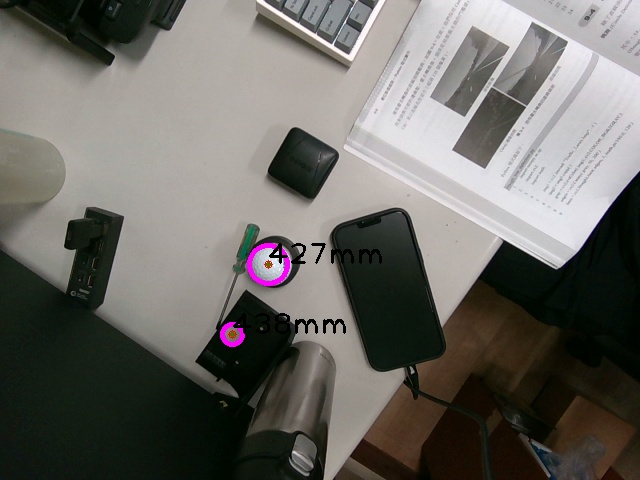
#> input picture test.jpg, 640 x 480 px
$ python realsense_depth.py
#> lines starting #> are read from the running program, lines starting #| are printed output that depends on the picture; after the words box and inside, x2 and y2 are one past the last pixel; in counts of white or black regions, pixels touching at a corner belong together
import cv2
import numpy as np


def draw_contours(img, cnts):  # conts = contours
    img = np.copy(img)
    img = cv2.drawContours(img, cnts, -1, (0, 255, 0), 2)
    return img


def draw_min_rect_circle(img, cnts):  # conts = contours
    img = np.copy(img)

    for cnt in cnts:
        x, y, w, h = cv2.boundingRect(cnt)
        cv2.rectangle(img, (x, y), (x + w, y + h), (255, 0, 0), 2)  # blue

        min_rect = cv2.minAreaRect(cnt)  # min_area_rectangle
        min_rect = np.int0(cv2.boxPoints(min_rect))
        cv2.drawContours(img, [min_rect], 0, (0, 255, 0), 2)  # green

        (x, y), radius = cv2.minEnclosingCircle(cnt)
        center, radius = (int(x), int(y)), int(radius)  # center and radius of minimum enclosing circle
        img = cv2.circle(img, center, radius, (0, 0, 255), 2)  # red
    return img


def draw_approx_hull_polygon(img, cnts):
    # img = np.copy(img)
    img = np.zeros(img.shape, dtype=np.uint8)

    cv2.drawContours(img, cnts, -1, (255, 0, 0), 2)  # blue

    min_side_len = img.shape[0] / 32  # 多边形边长的最小值 the minimum side length of polygon
    min_poly_len = img.shape[0] / 16  # 多边形周长的最小值 the minimum round length of polygon
    min_side_num = 3  # 多边形边数的最小值
    approxs = [cv2.approxPolyDP(cnt, min_side_len, True) for cnt in cnts]  # 以最小边长为限制画出多边形
    approxs = [approx for approx in approxs if cv2.arcLength(approx, True) > min_poly_len]  # 筛选出周长大于 min_poly_len 的多边形
    approxs = [approx for approx in approxs if len(approx) > min_side_num]  # 筛选出边长数大于 min_side_num 的多边形
    # Above codes are written separately for the convenience of presentation.
    cv2.polylines(img, approxs, True, (0, 255, 0), 2)  # green

    hulls = [cv2.convexHull(cnt) for cnt in cnts]
    cv2.polylines(img, hulls, True, (0, 0, 255), 2)  # red


    return img


def run():
    image = cv2.imread('test.jpg')  # a black objects on white image is better
#> image is the input picture: shape (480, 640, 3); mean B, G, R 100.9, 105.9, 107.9

    gray = cv2.cvtColor(image.copy(), cv2.COLOR_BGR2GRAY)
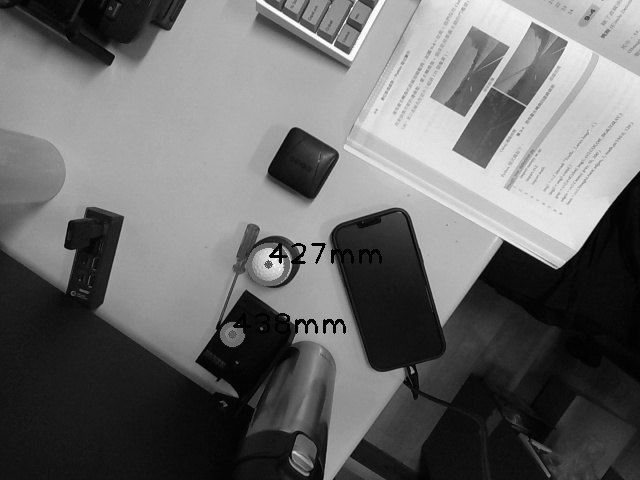
#> gray: shape (480, 640); min 0, max 254, mean 105.9
    ret, thresh = cv2.threshold(gray, 127, 255, cv2.THRESH_BINARY)
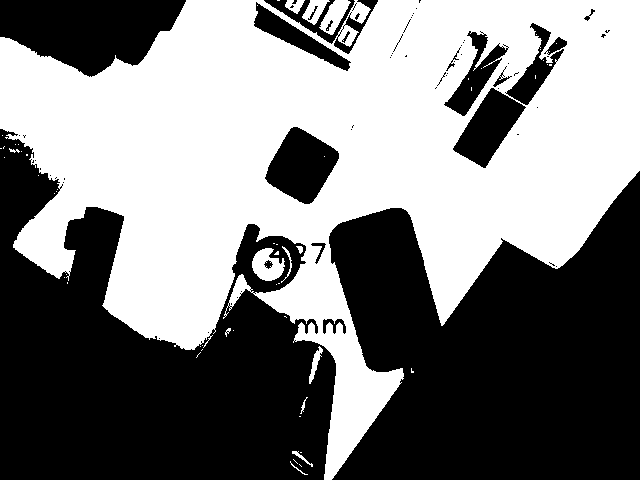
#> thresh: shape (480, 640); 49.1% white; 59 white regions (46 under 20 px), largest, box (x1, y1, x2, y2) and area: (0, 0, 640, 480) 148587, (252, 248, 285, 281) 701, (319, 0, 351, 35) 544
    canny = cv2.Canny(thresh, 128, 256)
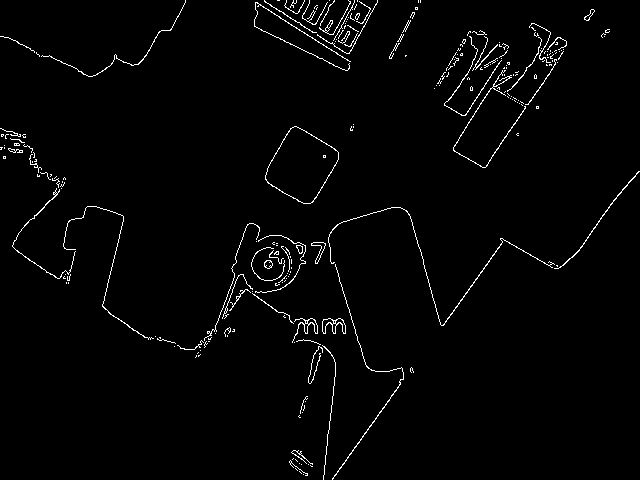
#> canny: shape (480, 640); 1.9% white in thin lines or dots

    contours, hierarchy = cv2.findContours(canny, cv2.RETR_EXTERNAL, cv2.CHAIN_APPROX_SIMPLE)
#> contours = 239 contours, 220 with area under 20; largest, box (x1, y1, x2, y2) and area: (265, 126, 339, 204) 3532, (322, 318, 346, 334) 180, (292, 318, 318, 343) 110, (311, 242, 326, 264) 90, (554, 171, 640, 269) 56

    # print(hierarchy, ":hierarchy")


    imgs = [
        image, thresh,
        draw_min_rect_circle(image, contours),
        draw_approx_hull_polygon(image, contours),
    ]
#> the loop in draw_min_rect_circle, `for cnt in cnts:` made 239 passes
#> (w, h, min_rect, radius) on passes 1 to 3: (1, 1, [[303, 474], [303, 474], [303, 474], [303, 474]], 0), (3, 3, [[301, 473], [299, 471], [299, 471], [301, 473]], 1), (3, 3, [[297, 470], [295, 468], [295, 468], [297, 470]], 1)
#> after the loop in draw_min_rect_circle, `for cnt in cnts:`:
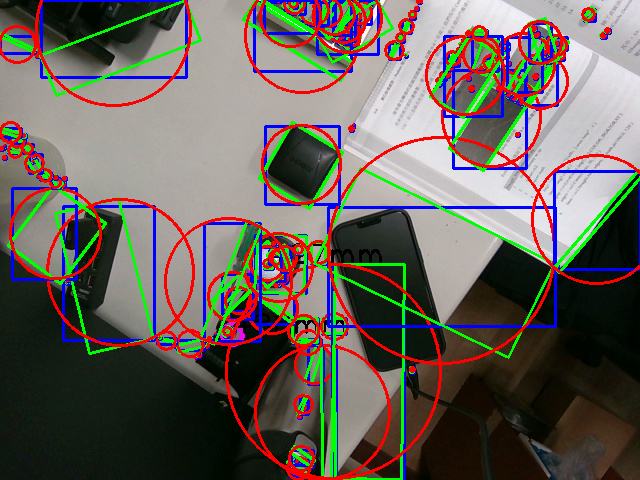
#> img: shape (480, 640, 3); mean B, G, R 92.3, 98.3, 105
#> in draw_approx_hull_polygon, `img = np.zeros(img.shape, dtype=np.uint8)`: img: shape (480, 640, 3); every value is 0
#> in draw_approx_hull_polygon, `approxs = [cv2.approxPolyDP(cnt, min_side_len, True) for cnt in cnts]`: approxs = 239 contours, 232 with area under 20; largest, box (x1, y1, x2, y2) and area: (265, 126, 339, 204) 3026, (41, 0, 186, 77) 350, (255, 240, 306, 293) 144, (328, 209, 555, 326) 138, (453, 70, 526, 168) 62, (332, 264, 404, 480) 28, (444, 36, 502, 116) 24
#> in draw_approx_hull_polygon, `approxs = [approx for approx in approxs if cv2.arcLength(approx, True)..`: approxs = 49 contours, 42 with area under 20; largest, box (x1, y1, x2, y2) and area: (265, 126, 339, 204) 3026, (41, 0, 186, 77) 350, (255, 240, 306, 293) 144, (328, 209, 555, 326) 138, (453, 70, 526, 168) 62, (332, 264, 404, 480) 28, (444, 36, 502, 116) 24
#> in draw_approx_hull_polygon, `approxs = [approx for approx in approxs if len(approx) > min_side_num]`: approxs = 12 contours, 5 with area under 20; largest, box (x1, y1, x2, y2) and area: (265, 126, 339, 204) 3026, (41, 0, 186, 77) 350, (255, 240, 306, 293) 144, (328, 209, 555, 326) 138, (453, 70, 526, 168) 62, (332, 264, 404, 480) 28, (444, 36, 502, 116) 24
#> in draw_approx_hull_polygon, `hulls = [cv2.convexHull(cnt) for cnt in cnts]`: hulls = 239 contours, 176 with area under 20; largest, box (x1, y1, x2, y2) and area: (328, 207, 555, 326) 15292, (332, 264, 404, 480) 7874, (63, 206, 154, 340) 6326, (41, 0, 186, 77) 4401, (265, 126, 339, 204) 3602
#> in draw_approx_hull_polygon, `cv2.polylines(img, hulls, True, (0, 0, 255), 2)`:
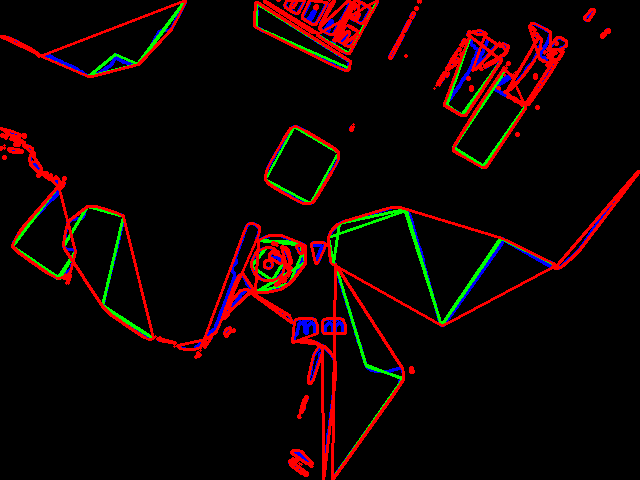
#> img: shape (480, 640, 3); mean of channels 0, 1, 2 3.2, 4.4, 17.3; drawn as B, G, R

    for img in imgs:
        # cv2.imwrite("%s.jpg" % id(img), img)
        cv2.imshow("contours", img)
        cv2.waitKey(1943)
#> this loop made 4 passes


if __name__ == '__main__':
    run()
pass
